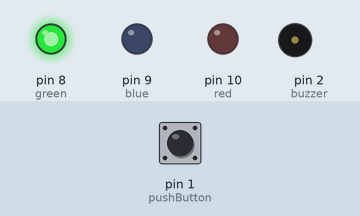
Simulated run of this sketch. Board: Arduino Uno, built with avr-gcc and run on an emulated ATmega328P. Parts: output pins drawn as LEDs (lit = HIGH), buzzer (waves = sounding, pin HIGH). The inputs (shaded band) are chosen by the test bench; at power-on: pin 1 (pushButton) HIGH.

Above: at 1.2 s.
1.3 s: pin 1 (pushButton) pulled LOW for 0.15 s
At 2.8 s:
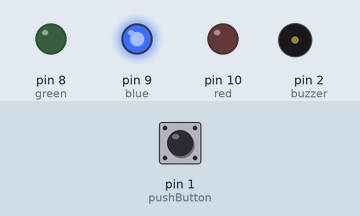
At 4.2 s:
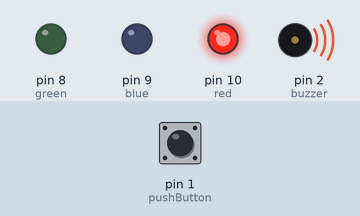
Timing chart, 0 to 15.8 s (numbered marks = the images above; inputs shaded):
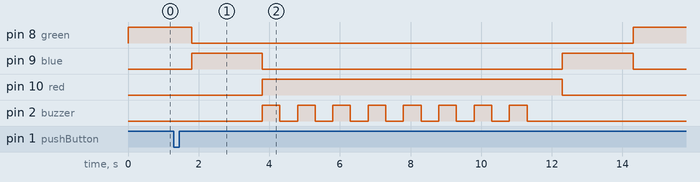

Measured:
- after the input at 1.3 s, pin 8 (green): HIGH → LOW after 0.50 s, → HIGH 12.5 s later; pin 9 (blue): alternates HIGH for 2.0 s and LOW for 8.5 s, starting after 0.50 s; pin 10 (red): LOW → HIGH after 2.5 s, → LOW 8.5 s later; pin 2 (buzzer): alternates HIGH for 0.50 s and LOW for 0.50 s, 16 changes in all, then stays LOW, starting after 2.5 s

The sketch:

pedestrian_light.ino
```cpp
int green = 8;
int blue = 9;
int red = 10;
int pushButton= 1;
int buttonState =1;
int buzzer = 2;
void setup() {
  // put your setup code here, to run once:
  pinMode(green, OUTPUT);
  pinMode(blue, OUTPUT);
  pinMode(red, OUTPUT);
  pinMode(pushButton, INPUT);
  pinMode(buzzer, OUTPUT);
}

void loop() {
  // put your main code here, to run repeatedly:
digitalWrite(green, HIGH);
buttonState = digitalRead(pushButton);
if(buttonState == 0){
  delay(500);
  digitalWrite(green, LOW);
  digitalWrite(blue, HIGH);
  delay(2000);
  digitalWrite(blue, LOW);
  digitalWrite(red, HIGH);
  for(int i=0; i<8; i++){
    digitalWrite(buzzer, HIGH);
    delay(500);
    digitalWrite(buzzer, LOW);
    delay(500);
  }
  delay(500);
  digitalWrite(red, LOW);
  digitalWrite(blue, HIGH);
  delay(2000);
  digitalWrite(blue, LOW);
}
}
```
